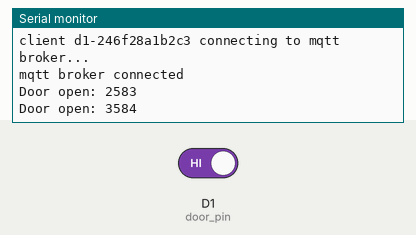
Bench run of a program on a simulated ESP8266 (Wemos D1 mini). On the bench: the last lines printed to the serial monitor. Inputs (shaded band) come from the test bench; at power-on: D1 (door_pin) HIGH. WiFi joins after 1.5 s; servers stay silent unless stated; network time is answered at once with the bench clock; the local clock reads 2024-03-15 10:24:30 at power-on unless the program sets it; no MQTT or app messages arrive unless stated.

Above: at 3.7 s.
3.8 s: D1 (door_pin) driven LOW
At 5.4 s:
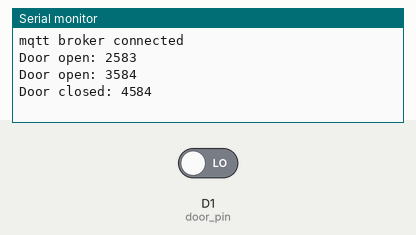
7.0 s: D1 (door_pin) driven HIGH
At 8.4 s:
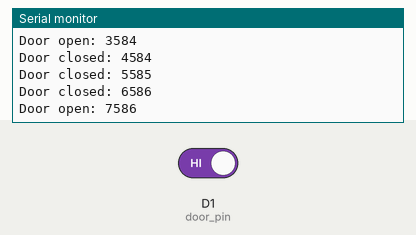
Timing chart, 0 to 10.0 s (numbered marks = the images above; inputs shaded):
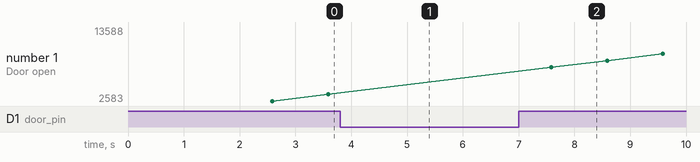

The program:

main.cpp
```cpp
#include <ESP8266WiFi.h>
#include <PubSubClient.h>
#include <WiFiUdp.h>
#include <NTPClient.h>
#include <string.h>

#include "door_monitor.h"
// Use appropriate header file for the location
#include "library.h"
#include "secrets.h"

#define ARRAY_LENGTH(array) (sizeof(array)/sizeof((array)[0]))

// From secrets.h
const char* ssid     = STASSID;
const char* password = STAPSK;
const char* ntp_server = NTP_SERVER;
const char* mqtt_broker = MQTT_BROKER;
const int mqtt_port = MQTT_PORT;
const char* mqtt_username = MQTT_USER;
const char* mqtt_password = MQTT_PASSWORD;

int door_state = -1; // 0 - closed, 1 - open
int door_last_state = -1; // initialize to invalid state
const long utcOffsetInSeconds = 0;
const unsigned long ntp_update_ms = 30 * 60 * 1000L; // NTP update interval ms
unsigned long ntp_last_ms = 0L;
char client_id[16] = "d1-"; // will be the MQTT client ID, after MAC appended
const char* measurement = "sensor";
const char* msmt_type = "door";
//const char* topic = "influx/Owens/events/doors";
//const char* topic_infra = "influx/Owens/infra";
const char* topic = "influx/Owens/test";
const char* topic_infra = "influx/Owens/test";

// timers
const unsigned long heartbeat_ms = 10 * 1000; // interval to publish events with no state change
const unsigned long publish_ms = 1 * 1000;  // interval to publish on state change
unsigned long last_publish = 0; // last time we did MQTT publish
const unsigned long publish_infra_ms = 60 * 1000;  // interval to publish infra data
unsigned long last_publish_infra = 0; // last time we did infra MQTT publish

WiFiClient wifiClient;
PubSubClient client(wifiClient);

// Define NTP Client to get time
WiFiUDP ntpUDP;
NTPClient timeClient(ntpUDP, ntp_server, utcOffsetInSeconds);

void setup()
{
  Serial.begin(115200);
  Serial.println();

  pinMode(door_pin, INPUT_PULLUP);

  // WiFi
  WiFi.begin(ssid, password);
  Serial.print("Connecting");
  while (WiFi.status() != WL_CONNECTED)
  {
    delay(500);
    Serial.print(".");
  }
  Serial.println();
  Serial.print("Connected, IP address: ");
  Serial.println(WiFi.localIP());
  WiFi.setAutoReconnect(true);
  WiFi.persistent(true);

  // NTP
  timeClient.begin();
  // Not sure why, but seem to need a little delay before updating time
  delay(1000);
  timeClient.update();
  ntp_last_ms = millis();

  //MQTT
  client.setServer(mqtt_broker, mqtt_port);
  client.setCallback(callback);
  // append our MAC to client_id so it's unique
  byte bmac[6];
  WiFi.macAddress(bmac);
  for (byte i = 0; i < ARRAY_LENGTH(bmac); ++i) {
    char buf[3];
    sprintf(buf, "%02x", bmac[i]);
    strncat(client_id, buf, 3);
  }
  mqtt_reconnect();
} // setup()

void loop() {
  unsigned long now = millis();
  char mqtt_msg [128];
  if ((now - ntp_last_ms) > ntp_update_ms) {
    ntp_last_ms = now;
    timeClient.update();
  }
  //print_time();

  door_state = digitalRead(door_pin);
  if (door_state == HIGH) {
    Serial.print("Door open: ");
  } else {
    Serial.print("Door closed: ");
  }
  Serial.println(millis());

  // MQTT publish all door states (even if unchanged)
  // message in influxdb2 line protocol format
  if (door_state != door_last_state) {
    if (mqtt_pub_door(door_state)) {
      door_last_state = door_state;
      last_publish = now;
    } else {
      Serial.println("FAIL to publish door state");
    }
  } else if ((now - last_publish) > heartbeat_ms) {
    if (mqtt_pub_door(door_state)) {
      last_publish = now;
    } else {
      Serial.println("FAIL to publish door state");
    }
  }
  // publish infra?
  if ((now - last_publish_infra) > publish_infra_ms) {
    if (mqtt_pub_wifi()) {
      last_publish_infra = now;
    } else {
      Serial.println("FAIL to publish WiFi RSSI");
    }
  }

  client.loop();
  delay(publish_ms);
} // loop()

boolean mqtt_pub_door(int state) {
  char mqtt_msg [128];
  sprintf(mqtt_msg, "%s,location=%s,room=%s,room_loc=%s,type=%s state=%d %lu%s",
            measurement, location, room, room_loc, msmt_type, door_state, timeClient.getEpochTime(), "000000000");
  int len = strlen(mqtt_msg);
  mqtt_reconnect();
  return client.publish(topic, (uint8_t*)mqtt_msg, len, false);
}

boolean mqtt_pub_wifi() {
  char mqtt_msg [128];
  sprintf(mqtt_msg, "wifi,location=%s,room=%s,room_loc=%s,ssid=%s,host=%s rssi=%d %lu%s",
            location, room, room_loc, WiFi.SSID().c_str(), WiFi.hostname().c_str(), WiFi.RSSI(), timeClient.getEpochTime(), "000000000");
  int len = strlen(mqtt_msg);
  mqtt_reconnect();
  return client.publish(topic_infra, (uint8_t*)mqtt_msg, len, false);
}

void print_time() {
  Serial.print(timeClient.getHours());
  Serial.print(":");
  Serial.print(timeClient.getMinutes());
  Serial.print(":");
  Serial.println(timeClient.getSeconds());
}

void callback(char *topic, byte *payload, unsigned int length) {
  Serial.print("Message arrived in topic: ");
  Serial.println(topic);
  Serial.print("Message:");
  for (int i = 0; i < length; i++) {
    Serial.print((char) payload[i]);
  }
  Serial.println();
  Serial.println("-----------------------");

  /* example: extract the "temp_f" field from mqtt msg */
  /*
  float value;
  int ret;
  ret = get_mqtt_val("temp_f", payload, length, &value);
  if (ret == 0) {
    Serial.print("value: ");
    Serial.println(value);
  }
  */
}

void mqtt_reconnect() {
  while (!client.connected()) {
    Serial.printf("client %s connecting to mqtt broker...\n", client_id);
    if (client.connect(client_id, mqtt_username, mqtt_password)) {
      Serial.println("mqtt broker connected");
    } else {
      Serial.print("failed with state ");
      Serial.print(client.state());
      delay(2000);
    }
  }
}
```

door_monitor.h
```cpp
#ifndef DOOR_MONITOR_H
#define DOOR_MONITOR_H 1


/**
 * @brief MQTT publish door state, in Influxdb line protocol
 *
 * @param state current door state
 * @return boolean return from client.publish()
 */
boolean mqtt_pub_door(int state);

/**
 * @brief MQTT publish WiFi info
 *
 * @return boolean return from client.publish()
 */
boolean mqtt_pub_wifi();

/**
 * @brief print the current time to serial
 *
 */
void print_time(void);


/**
 * @brief MQTT subscribe callback function
 *
 * @param topic the topic of the message
 * @param payload the message payload
 * @param length length of the message payload
 */
void callback(char *topic, byte *payload, unsigned int length);


/**
 * @brief check if connected to mqtt broker, reconnect loop if necessary
 * This is blocking. Right now this app only exists to publish to MQTT,
 * but if that changes this will need to change to something non-blocking
 *
 */
void mqtt_reconnect(void);

#endif
```

secrets_example.h
```cpp
#ifndef SECRETS_H
#define SECRETS_H 1

/**
 * @brief Example secrets.h file for door monitor project
 *
 */

#ifndef STASSID
#define STASSID "ssid"
#define STAPSK  "password"
#endif
#define NTP_SERVER "ntp.url.or.ip"
#define MQTT_BROKER "mqtt.url.or.ip"
#define MQTT_PORT 1883
#define MQTT_USER "user"
#define MQTT_PASSWORD "password"

#endif
```

library.h
```cpp
#ifndef SENSOR_DEVICE_H
#define SENSOR_DEVICE_H 1
#define LIBRARY 1


const int door_pin = D1;
const char* location = "Owens";
const char* room = "library";
const char* room_loc = "front";
const char* type = "door";

#endif
```

Measured:
- after the input at 3.8 s, the serial monitor: prints a new line after 0.78 s (image 1)
- after the input at 7.0 s, the serial monitor: prints a new line after 0.59 s (image 2)
